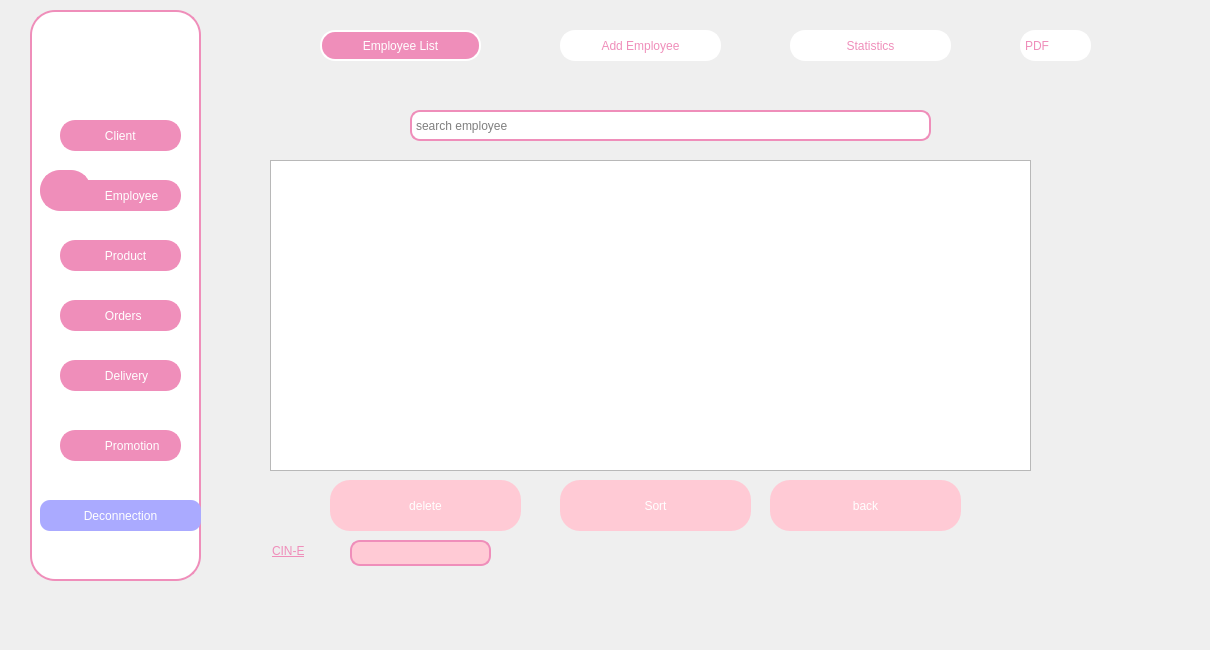
   <widget class="QWidget" name="page_5">
    <widget class="QLabel" name="label_45">
     <property name="geometry">
      <rect>
       <x>-40</x>
       <y>0</y>
       <width>1201</width>
       <height>641</height>
      </rect>
     </property>
     <property name="styleSheet">
      <string notr="true">border-color: rgb(255, 255, 255);
border radius:35px;</string>
     </property>
     <property name="text">
      <string/>
     </property>
     <property name="pixmap">
      <pixmap>../image/WhatsApp Image 2024-11-10 à 18.51.31_e66bd550.jpg</pixmap>
     </property>
     <property name="scaledContents">
      <bool>true</bool>
     </property>
    </widget>
    <widget class="QPushButton" name="pushButton_26">
     <property name="geometry">
      <rect>
       <x>330</x>
       <y>480</y>
       <width>191</width>
       <height>51</height>
      </rect>
     </property>
     <property name="styleSheet">
      <string notr="true">QPushButton {
	background-color: rgb(255, 202, 213);
    color: white; /* Texte blanc */
    border-radius:20px  ; /* Coins arrondis */
	border-color: rgb(239, 142, 186);
    padding: 8px;
}</string>
     </property>
     <property name="text">
      <string>delete</string>
     </property>
    </widget>
    <widget class="QTableView" name="tableView_2">
     <property name="geometry">
      <rect>
       <x>270</x>
       <y>160</y>
       <width>761</width>
       <height>311</height>
      </rect>
     </property>
     <property name="styleSheet">
      <string notr="true"/>
     </property>
    </widget>
    <widget class="QFrame" name="frame_9">
     <property name="geometry">
      <rect>
       <x>30</x>
       <y>10</y>
       <width>171</width>
       <height>571</height>
      </rect>
     </property>
     <property name="styleSheet">
      <string notr="true">QFrame {
    background-color: white;
    width: 10px;
    border: 2px solid #EF8EBA;
    border-radius: 25px;
}</string>
     </property>
     <property name="frameShape">
      <enum>QFrame::NoFrame</enum>
     </property>
     <widget class="QLabel" name="label_46">
      <property name="geometry">
       <rect>
        <x>30</x>
        <y>170</y>
        <width>121</width>
        <height>31</height>
       </rect>
      </property>
      <property name="styleSheet">
       <string notr="true">QFrame {
	background-color: #EF8EBA;
    width: 10px;
    border: 2px solid #EF8EBA;
    border-radius: 15px;
}
QLabel{
	color: rgb(255, 255, 255);
}</string>
      </property>
      <property name="text">
       <string>            Employee</string>
      </property>
     </widget>
     <widget class="QLabel" name="label_47">
      <property name="geometry">
       <rect>
        <x>10</x>
        <y>160</y>
        <width>51</width>
        <height>41</height>
       </rect>
      </property>
      <property name="styleSheet">
       <string notr="true">QLabel{
border-color:  rgb(239, 142, 186);
border-radius:20px;
background-color: rgb(239, 142, 186);
}
</string>
      </property>
      <property name="text">
       <string/>
      </property>
      <property name="pixmap">
       <pixmap>../../Downloads/WhatsApp_Image_2024-11-10_à_18.51.31_1cb58230-removebg-preview.png</pixmap>
      </property>
      <property name="scaledContents">
       <bool>true</bool>
      </property>
     </widget>
     <widget class="QLabel" name="label_48">
      <property name="geometry">
       <rect>
        <x>30</x>
        <y>110</y>
        <width>121</width>
        <height>31</height>
       </rect>
      </property>
      <property name="styleSheet">
       <string notr="true">QFrame {
	background-color: #EF8EBA;
    width: 10px;
    border: 2px solid #EF8EBA;
    border-radius: 15px;
}
QLabel{
	color: rgb(255, 255, 255);
}</string>
      </property>
      <property name="text">
       <string>            Client</string>
      </property>
     </widget>
     <widget class="QLabel" name="label_49">
      <property name="geometry">
       <rect>
        <x>30</x>
        <y>230</y>
        <width>121</width>
        <height>31</height>
       </rect>
      </property>
      <property name="styleSheet">
       <string notr="true">QFrame {
	background-color: #EF8EBA;
    width: 10px;
    border: 2px solid #EF8EBA;
    border-radius: 15px;
}
QLabel{
	color: rgb(255, 255, 255);
}</string>
      </property>
      <property name="text">
       <string>            Product</string>
      </property>
     </widget>
     <widget class="QLabel" name="label_50">
      <property name="geometry">
       <rect>
        <x>30</x>
        <y>290</y>
        <width>121</width>
        <height>31</height>
       </rect>
      </property>
      <property name="styleSheet">
       <string notr="true">QFrame {
	background-color: #EF8EBA;
    width: 10px;
    border: 2px solid #EF8EBA;
    border-radius: 15px;
}
QLabel{
	color: rgb(255, 255, 255);
}</string>
      </property>
      <property name="text">
       <string>            Orders</string>
      </property>
     </widget>
     <widget class="QLabel" name="label_51">
      <property name="geometry">
       <rect>
        <x>30</x>
        <y>350</y>
        <width>121</width>
        <height>31</height>
       </rect>
      </property>
      <property name="styleSheet">
       <string notr="true">QFrame {
	background-color: #EF8EBA;
    width: 10px;
    border: 2px solid #EF8EBA;
    border-radius: 15px;
}
QLabel{
	color: rgb(255, 255, 255);
}</string>
      </property>
      <property name="text">
       <string>            Delivery</string>
      </property>
     </widget>
     <widget class="QLabel" name="label_52">
      <property name="geometry">
       <rect>
        <x>30</x>
        <y>420</y>
        <width>121</width>
        <height>31</height>
       </rect>
      </property>
      <property name="styleSheet">
       <string notr="true">QFrame {
	background-color: #EF8EBA;
    width: 10px;
    border: 2px solid #EF8EBA;
    border-radius: 15px;
}
QLabel{
	color: rgb(255, 255, 255);
}</string>
      </property>
      <property name="text">
       <string>            Promotion</string>
      </property>
     </widget>
     <widget class="QPushButton" name="pushButton_27">
      <property name="geometry">
       <rect>
        <x>10</x>
        <y>490</y>
        <width>161</width>
        <height>31</height>
       </rect>
      </property>
      <property name="styleSheet">
       <string notr="true">QPushButton {
	background-color: rgb(170, 170, 255);
    color: white; /* Texte blanc */
    border-radius:10px  ; /* Coins arrondis */
	border-color: rgb(239, 142, 186);
    padding: 8px;
}</string>
      </property>
      <property name="text">
       <string>Deconnection</string>
      </property>
     </widget>
     <widget class="QLabel" name="label_53">
      <property name="geometry">
       <rect>
        <x>40</x>
        <y>10</y>
        <width>101</width>
        <height>91</height>
       </rect>
      </property>
      <property name="styleSheet">
       <string notr="true">border-color: rgb(255, 255, 255);</string>
      </property>
      <property name="text">
       <string/>
      </property>
      <property name="pixmap">
       <pixmap>../../OneDrive/Documents/rapport de stage/interface/Capture d’écran 2024-09-29 185850.png</pixmap>
      </property>
      <property name="scaledContents">
       <bool>true</bool>
      </property>
     </widget>
    </widget>
    <widget class="QLabel" name="label_54">
     <property name="geometry">
      <rect>
       <x>270</x>
       <y>10</y>
       <width>71</width>
       <height>61</height>
      </rect>
     </property>
     <property name="styleSheet">
      <string notr="true">QLabel{

border-color:  transparent;
border-radius:20px;
}
QLabel {
    background-color: transparent;
}
</string>
     </property>
     <property name="text">
      <string/>
     </property>
     <property name="pixmap">
      <pixmap>../../Downloads/WhatsApp_Image_2024-11-10_à_18.51.32_aa7ae239-removebg-preview.png</pixmap>
     </property>
     <property name="scaledContents">
      <bool>true</bool>
     </property>
    </widget>
    <widget class="QLabel" name="label_55">
     <property name="geometry">
      <rect>
       <x>510</x>
       <y>10</y>
       <width>71</width>
       <height>61</height>
      </rect>
     </property>
     <property name="styleSheet">
      <string notr="true">QLabel{

border-color:  transparent;
border-radius:20px;
}
QLabel {
    background-color: transparent;
}
</string>
     </property>
     <property name="text">
      <string/>
     </property>
     <property name="pixmap">
      <pixmap>../../Downloads/WhatsApp_Image_2024-11-10_à_18.51.32_06d2d704-removebg-preview.png</pixmap>
     </property>
     <property name="scaledContents">
      <bool>true</bool>
     </property>
    </widget>
    <widget class="QLabel" name="label_56">
     <property name="geometry">
      <rect>
       <x>750</x>
       <y>20</y>
       <width>61</width>
       <height>51</height>
      </rect>
     </property>
     <property name="styleSheet">
      <string notr="true">QLabel{

border-color:  transparent;
border-radius:20px;
}
QLabel {
    background-color: transparent;
}
</string>
     </property>
     <property name="text">
      <string/>
     </property>
     <property name="pixmap">
      <pixmap>../Capture_d_écran_2024-10-20_141614-removebg-preview.png</pixmap>
     </property>
     <property name="scaledContents">
      <bool>true</bool>
     </property>
    </widget>
    <widget class="QPushButton" name="pushButton_28">
     <property name="geometry">
      <rect>
       <x>770</x>
       <y>480</y>
       <width>191</width>
       <height>51</height>
      </rect>
     </property>
     <property name="styleSheet">
      <string notr="true">QPushButton {
	background-color: rgb(255, 202, 213);
    color: white; /* Texte blanc */
    border-radius:20px  ; /* Coins arrondis */
	border-color: rgb(239, 142, 186);
    padding: 8px;
}</string>
     </property>
     <property name="text">
      <string>back</string>
     </property>
    </widget>
    <widget class="QPushButton" name="pushButton_29">
     <property name="geometry">
      <rect>
       <x>560</x>
       <y>30</y>
       <width>161</width>
       <height>31</height>
      </rect>
     </property>
     <property name="styleSheet">
      <string notr="true">QPushButton {
	font: 10pt &quot;Segoe UI&quot;;
	background-color: white;
    width: 10px;
    color: #EF8EBA;
    border: 2px solid white;
    border-radius: 15px;
}</string>
     </property>
     <property name="text">
      <string>Add Employee</string>
     </property>
    </widget>
    <widget class="QPushButton" name="pushButton_30">
     <property name="geometry">
      <rect>
       <x>320</x>
       <y>30</y>
       <width>161</width>
       <height>31</height>
      </rect>
     </property>
     <property name="styleSheet">
      <string notr="true">QPushButton {
	font: 10pt &quot;Segoe UI&quot;;
	background-color: #EF8EBA;
    width: 10px;
    color: white; /* Texte blanc */
    border: 2px solid white;
    border-radius: 15px;
}</string>
     </property>
     <property name="text">
      <string>Employee List</string>
     </property>
    </widget>
    <widget class="QPushButton" name="pushButton_31">
     <property name="geometry">
      <rect>
       <x>560</x>
       <y>480</y>
       <width>191</width>
       <height>51</height>
      </rect>
     </property>
     <property name="styleSheet">
      <string notr="true">QPushButton {
	background-color: rgb(255, 202, 213);
    color: white; /* Texte blanc */
    border-radius:20px  ; /* Coins arrondis */
	border-color: rgb(239, 142, 186);
    padding: 8px;
}</string>
     </property>
     <property name="text">
      <string>Sort</string>
     </property>
    </widget>
    <widget class="QLineEdit" name="SEARCH_2">
     <property name="geometry">
      <rect>
       <x>410</x>
       <y>110</y>
       <width>521</width>
       <height>31</height>
      </rect>
     </property>
     <property name="styleSheet">
      <string notr="true">QLineEdit {
border: 2px solid #EF8EBA;
border-color: rgb(239, 142, 186);
    border-radius: 10px; /* Coins arrondis */
    padding: 2px;
	
	background-color: white;
}</string>
     </property>
     <property name="placeholderText">
      <string>search employee</string>
     </property>
    </widget>
    <widget class="QLabel" name="label_57">
     <property name="geometry">
      <rect>
       <x>230</x>
       <y>500</y>
       <width>81</width>
       <height>61</height>
      </rect>
     </property>
     <property name="styleSheet">
      <string notr="true">QLabel{
border-radius:60px;
}</string>
     </property>
     <property name="text">
      <string/>
     </property>
     <property name="pixmap">
      <pixmap>../../../../Downloads/Capture_d_écran_2024-10-31_172112-removebg-preview.png</pixmap>
     </property>
     <property name="scaledContents">
      <bool>true</bool>
     </property>
    </widget>
    <widget class="QLabel" name="label_58">
     <property name="geometry">
      <rect>
       <x>1020</x>
       <y>30</y>
       <width>71</width>
       <height>31</height>
      </rect>
     </property>
     <property name="styleSheet">
      <string notr="true">QFrame {
	font: 10pt &quot;Segoe UI&quot;;
	background-color: white;
    width: 10px;
    border: 2px solid white;
    border-radius: 15px;
}
QLabel{
	color: #EF8EBA;
}</string>
     </property>
     <property name="text">
      <string>PDF</string>
     </property>
    </widget>
    <widget class="QPushButton" name="pushButton_32">
     <property name="geometry">
      <rect>
       <x>790</x>
       <y>30</y>
       <width>161</width>
       <height>31</height>
      </rect>
     </property>
     <property name="styleSheet">
      <string notr="true">QPushButton {
	font: 10pt &quot;Segoe UI&quot;;
	background-color: white;
    width: 10px;
    color: #EF8EBA;
    border: 2px solid white;
    border-radius: 15px;
}</string>
     </property>
     <property name="text">
      <string>Statistics</string>
     </property>
    </widget>
    <widget class="QLineEdit" name="lineEdit_50">
     <property name="geometry">
      <rect>
       <x>350</x>
       <y>540</y>
       <width>141</width>
       <height>26</height>
      </rect>
     </property>
     <property name="styleSheet">
      <string notr="true">QLineEdit {
	background-color: rgb(255, 202, 213);
    border: 2px solid #EF8EBA; /* Bordure rose */
    border-radius: 10px; /* Coins arrondis */
    padding: 2px;
}</string>
     </property>
    </widget>
    <widget class="QLineEdit" name="lineEdit_51">
     <property name="geometry">
      <rect>
       <x>270</x>
       <y>540</y>
       <width>61</width>
       <height>21</height>
      </rect>
     </property>
     <property name="styleSheet">
      <string notr="true">QLineEdit{
	background-color: transparent;
	text-decoration: underline;
	color: #EF8EBA;
	font: 700 italic 10pt &quot;Segoe UI&quot;;
	;
}</string>
     </property>
     <property name="text">
      <string>CIN-E</string>
     </property>
     <property name="frame">
      <bool>false</bool>
     </property>
    </widget>
   </widget>
